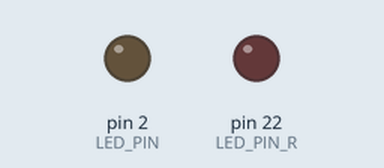
The sketch below on a simulated Arduino Mega 2560, built with avr-gcc and run on an emulated ATmega2560. Parts: output pins drawn as LEDs (lit = HIGH).

Above: at 1.3 s.
At 9.8 s:
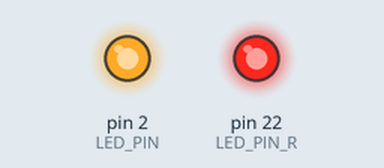
Timing chart, 0 to 10.1 s (numbered marks = the images above):
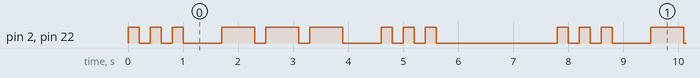

Measured:
- by itself, pin 2 (LED_PIN), pin 22 (LED_PIN_R): repeats every 7.8 s: 2 × (LOW 0.20 s, HIGH 0.20 s), LOW 0.70 s, 2 × (HIGH 0.60 s, LOW 0.20 s), HIGH 0.60 s, LOW 0.70 s, 2 × (HIGH 0.20 s, LOW 0.20 s), HIGH 0.20 s, LOW 2.2 s, HIGH 0.20 s
- by itself, everything shown: repeats every 7.8 s, in 18 steps

The sketch:

lab02_SOS.ino
```cpp
// 定义板载LED引脚，避免使用"魔法数字"
#define LED_PIN 2
#define LED_PIN_R 22

void setup() {
  // 初始化串口通信
  Serial.begin(115200);
  // 初始化板载LED引脚为输出模式
  pinMode(LED_PIN, OUTPUT);
  pinMode(LED_PIN_R, OUTPUT);
}

void loop()
{
  // S: 短闪3次
  for(int i=0; i<3; i++) { digitalWrite(LED_PIN_R, HIGH);digitalWrite(LED_PIN, HIGH); delay(200); digitalWrite(LED_PIN_R, LOW);digitalWrite(LED_PIN, LOW); delay(200);
   }
  delay(500); // 字母间隔
  // O: 长闪3次
  for(int i=0; i<3; i++) { digitalWrite(LED_PIN_R, HIGH);digitalWrite(LED_PIN, HIGH);  delay(600); digitalWrite(LED_PIN_R, LOW); digitalWrite(LED_PIN, LOW); delay(200);
  }
  delay(500);
  // S: 短闪3次
  for(int i=0; i<3; i++) { digitalWrite(LED_PIN_R, HIGH);digitalWrite(LED_PIN, HIGH); delay(200); digitalWrite(LED_PIN_R, LOW); digitalWrite(LED_PIN, LOW);delay(200);
   }
  delay(2000); // 单词间隔

}
```
